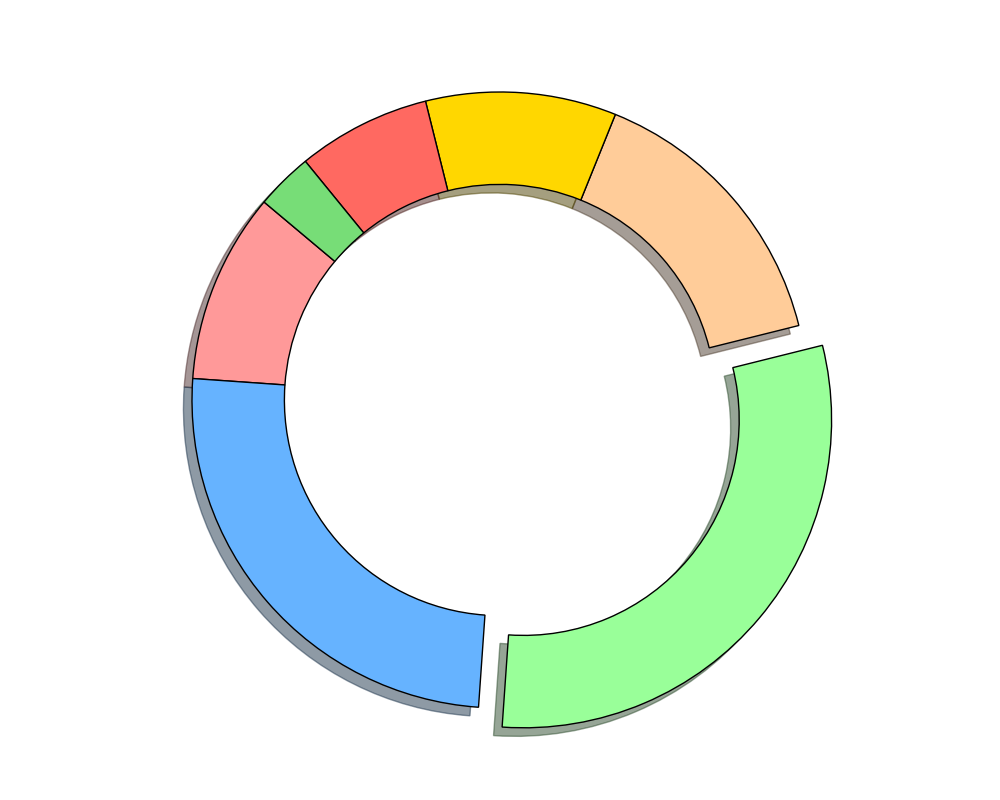

This figure's Python source:
import matplotlib.pyplot as plt

age_categories = ['13-17 years', '18-24 years', '25-34 years', '35-44 years', 
                  '45-54 years', '55-64 years', '65+ years']
subscriber_distribution = [10, 25, 30, 15, 10, 7, 3]
colors = ['#FF9999', '#66B3FF', '#99FF99', '#FFCC99', '#FFD700', '#FF6961', '#77DD77']
explode = [0, 0, 0.1, 0, 0, 0, 0]

fig, ax = plt.subplots(figsize=(10, 8))
ax.pie(
    subscriber_distribution,
    labels=None,
    colors=colors,
    autopct=None,
    startangle=140,
    explode=explode,
    shadow=True,
    wedgeprops={'edgecolor': 'black', 'linewidth': 1, 'width': 0.3} # Set width for donut
)

plt.tight_layout()
plt.show()
